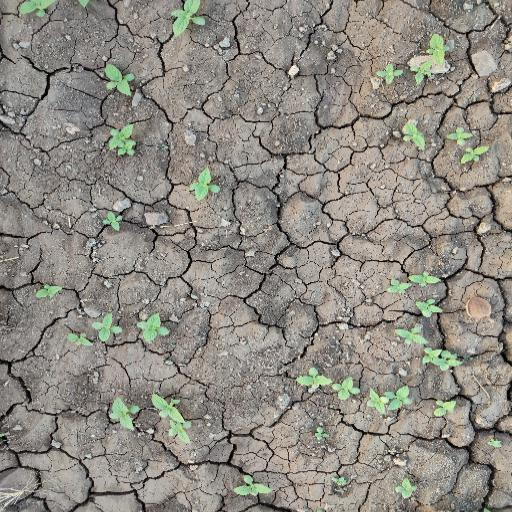
#> input picture openCV_examples/image_add_test/agri_0_5401.jpeg, 512 x 512 px
$ python -i rotate.py   (imports and definitions only)
#> lines starting #> are read from the running program, lines starting #| are printed output that depends on the picture
import cv2
import numpy as np
import re
import json
import copy
import os


def path_decom(file_path):
    """
    "path/[a-zA-Z0-9_-]+.*" 형식의
    파일 경로를 파일명, 파일 확장자, 디렉토리 경로로 분리함

    Args:
        file_path: 파일 경로, str 객체

    Returns:
        (파일명, 파일 확장자, 디렉토리 경로) 형식의 튜플 반환
        이때 튜플의 각 성분은 str 객체이다.
    """
    filename_re = re.compile(r'(?<=/)[a-zA-Z0-9_-]+(?=\..+$)')
    filename_match = filename_re.search(file_path)
    filename_index = filename_match.span()

    filename = file_path[filename_index[0]: filename_index[1]]
    filename_extension = file_path[filename_index[1]:]
    directory_path = file_path[:filename_index[0]]
    return filename, filename_extension, directory_path


def save_rotate(img_path):
    """
    "path/[a-zA-Z0-9_-]+.*" 형식의 이미지 경로를 읽어
    시계방향으로 90도, 180도, 270도 회전한 이미지를
    각각 [a-zA-Z0-9_-]+_r90.*, [a-zA-Z0-9_-]+_r180.*, [a-zA-Z0-9_-]+_r270.*
    의 파일명으로 같은 디렉토리에 각각 저장함

    Args:
        img_path: 이미지 파일 경로, str 객체
    """
    filename, filename_extension, directory_path = path_decom(img_path)

    clock90_path = directory_path + filename + '_r90' + filename_extension
    clock180_path = directory_path + filename + '_r180' + filename_extension
    clock270_path = directory_path + filename + '_r270' + filename_extension

    img_bgr = cv2.imread(img_path)
#> img_bgr is the input picture: shape (512, 512, 3); mean B, G, R 130.4, 138.4, 142
    img_clock90 = cv2.rotate(img_bgr, cv2.ROTATE_90_CLOCKWISE)
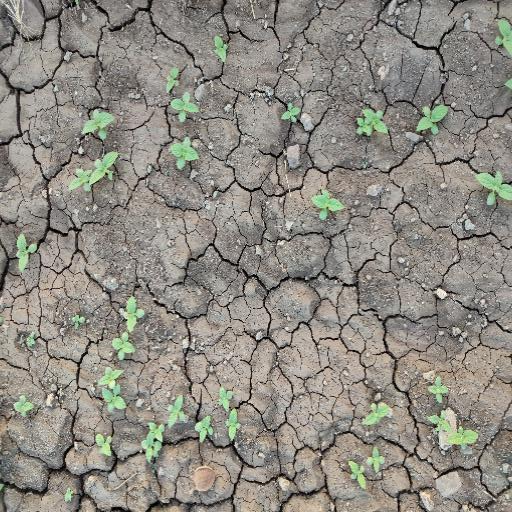
#> img_clock90: shape (512, 512, 3); mean B, G, R 130.4, 138.4, 142
    img_clock180 = cv2.rotate(img_bgr, cv2.ROTATE_180)
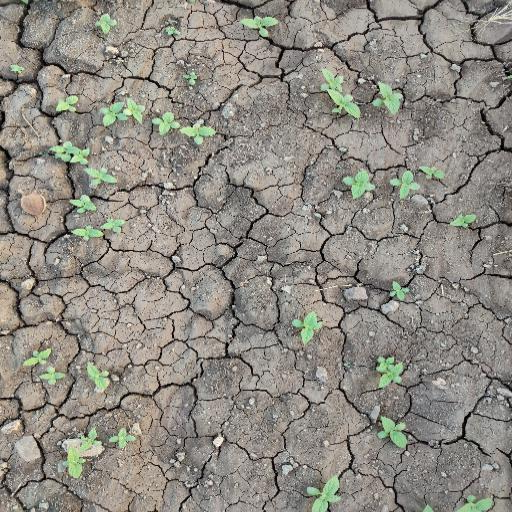
#> img_clock180: shape (512, 512, 3); mean B, G, R 130.4, 138.4, 142
    img_clock270 = cv2.rotate(img_bgr, cv2.ROTATE_90_COUNTERCLOCKWISE)
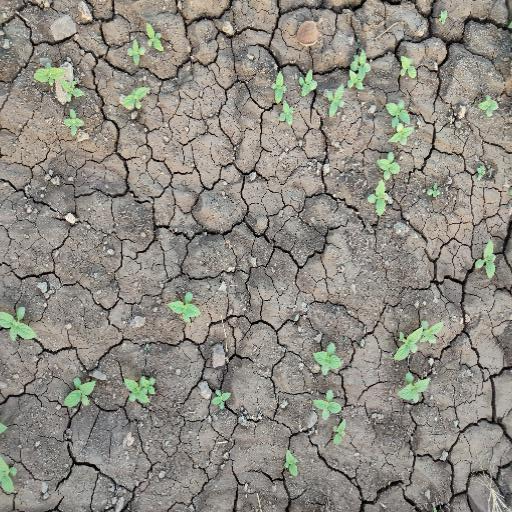
#> img_clock270: shape (512, 512, 3); mean B, G, R 130.4, 138.4, 142

    cv2.imwrite(clock90_path, img_clock90)
    cv2.imwrite(clock180_path, img_clock180)
    cv2.imwrite(clock270_path, img_clock270)


# [19 lines left out: function rotation_point, not called in this run]


def is_labeled(dir_path):
    pass
    # todo: 라벨링 파일 무결성 검사(json 파일과 이미지 파일의 수가 일치하는지
    # todo: 같은 이미지 파일 이름에 대한 json 파일이 존재하는지


# [62 lines left out: function rotation_json, not called in this run]

# [3 lines not run here, left out]

>>> result = save_rotate('../openCV_examples/image_add_test/agri_0_5401.jpeg')

$ run again, on openCV_examples/image_add_test/for_rec_r180.jpg
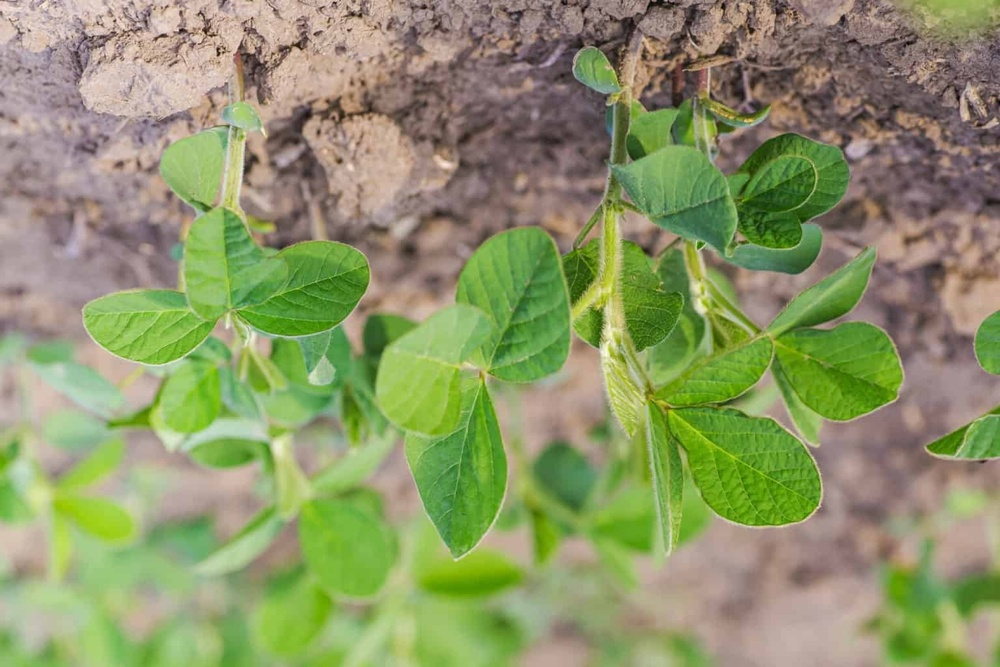
#> input picture openCV_examples/image_add_test/for_rec_r180.jpg, 1000 x 667 px, shrunk from 1536 x 1024 before the run
#> in save_rotate, img_bgr is the input picture: shape (667, 1000, 3); mean B, G, R 104.4, 149.7, 141.3
#> in save_rotate, `img_clock180 = cv2.rotate(img_bgr, cv2.ROTATE_180)`:
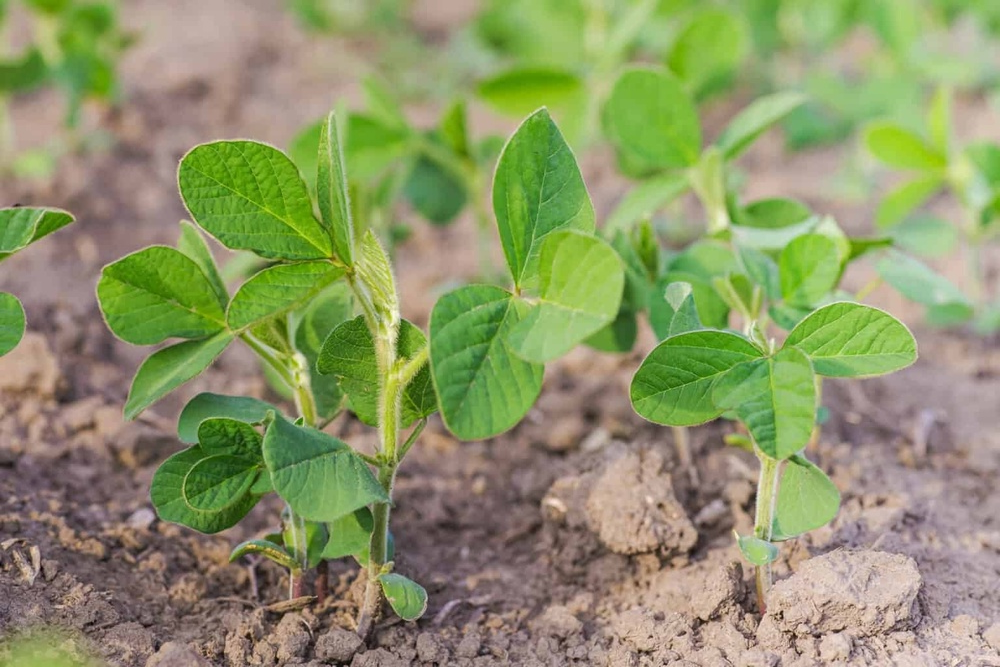
#> img_clock180: shape (667, 1000, 3); mean B, G, R 104.4, 149.7, 141.3
#> in save_rotate, `img_clock270 = cv2.rotate(img_bgr, cv2.ROTATE_90_COUNTERCLOCKWISE)`:
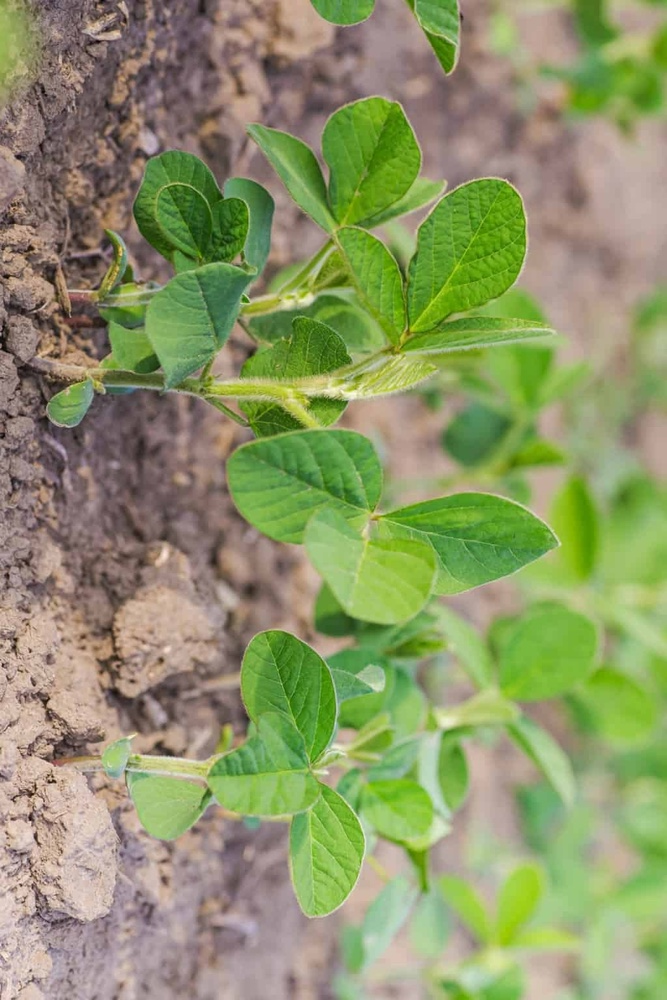
#> img_clock270: shape (1000, 667, 3); mean B, G, R 104.4, 149.7, 141.3

$ run again, on openCV_examples/image_add_test/for_rec_r270.jpg
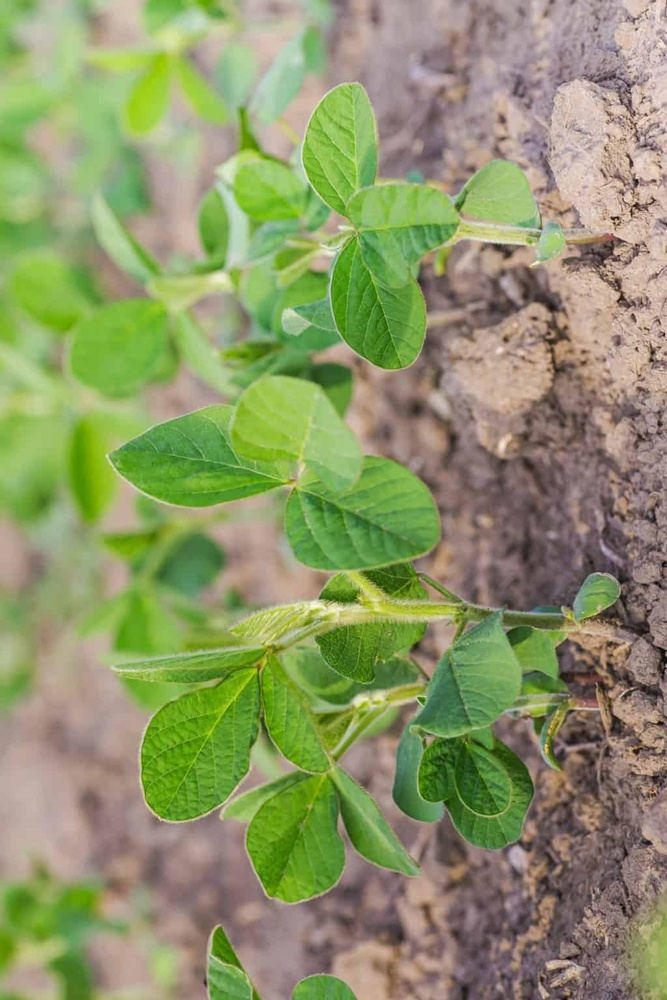
#> input picture openCV_examples/image_add_test/for_rec_r270.jpg, 667 x 1000 px, shrunk from 1024 x 1536 before the run
#> in save_rotate, img_bgr is the input picture: shape (1000, 667, 3); mean B, G, R 104.4, 149.7, 141.3
#> in save_rotate, `img_clock180 = cv2.rotate(img_bgr, cv2.ROTATE_180)`:
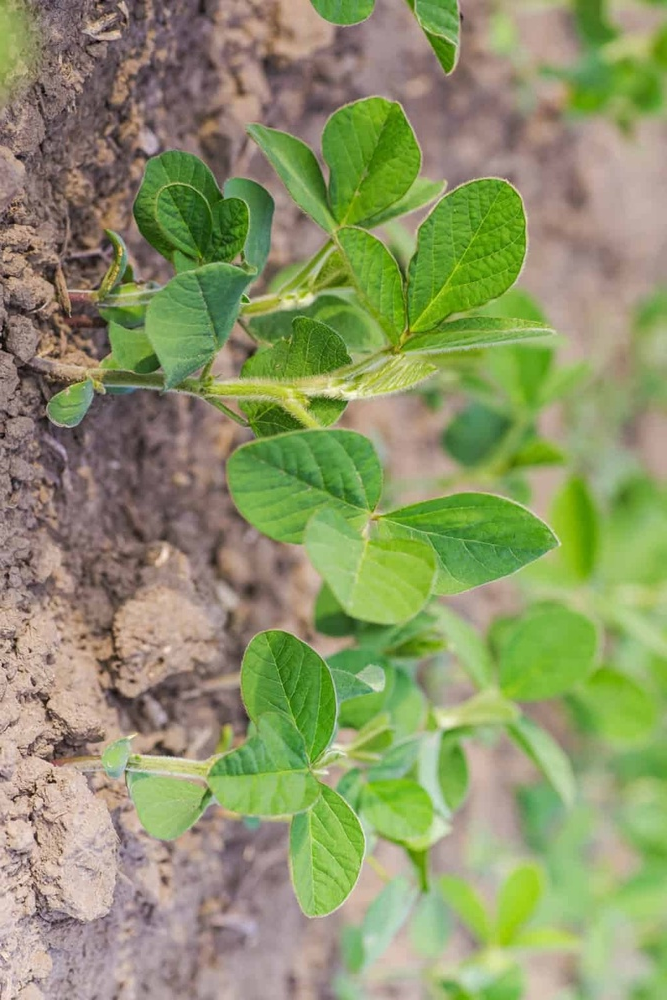
#> img_clock180: shape (1000, 667, 3); mean B, G, R 104.4, 149.7, 141.3
#> in save_rotate, `img_clock270 = cv2.rotate(img_bgr, cv2.ROTATE_90_COUNTERCLOCKWISE)`:
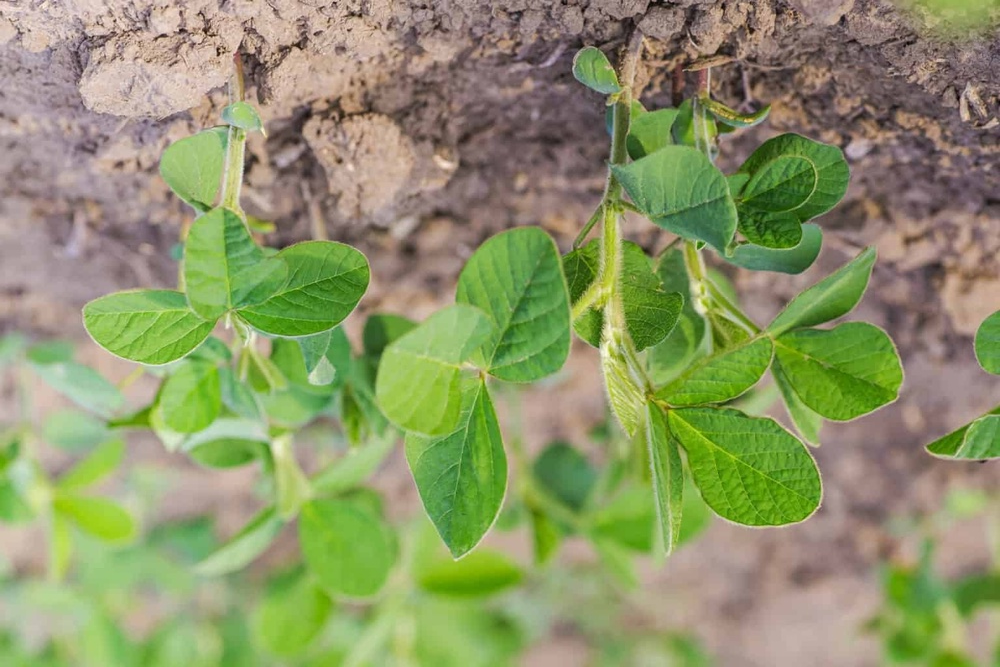
#> img_clock270: shape (667, 1000, 3); mean B, G, R 104.4, 149.7, 141.3

$ run again, on openCV_examples/image_add_test/for_rec_r90.jpg
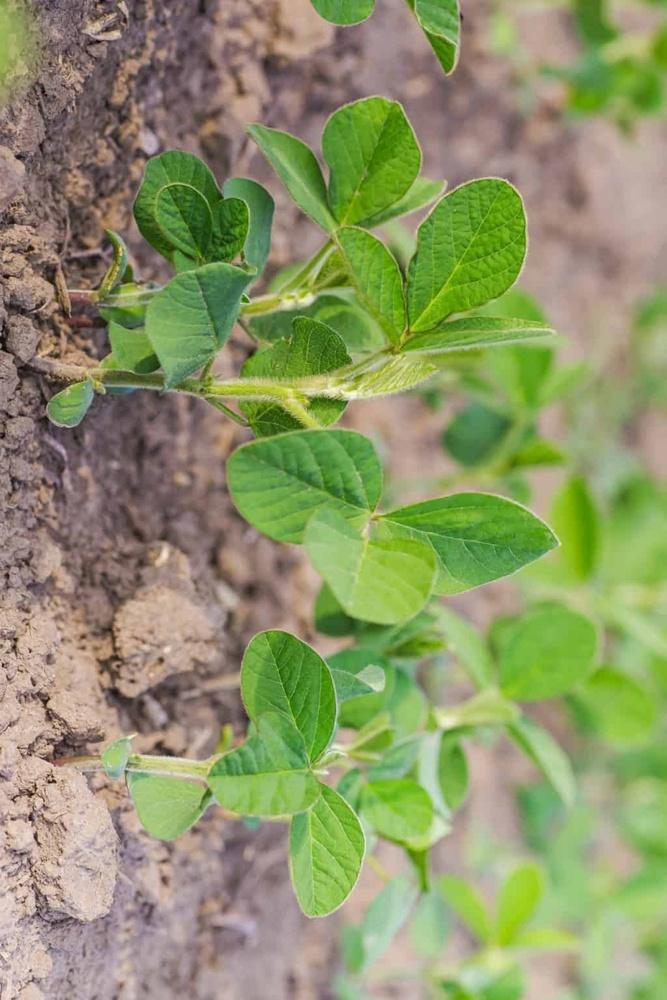
#> input picture openCV_examples/image_add_test/for_rec_r90.jpg, 667 x 1000 px, shrunk from 1024 x 1536 before the run
#> in save_rotate, img_bgr is the input picture: shape (1000, 667, 3); mean B, G, R 104.4, 149.6, 141.3
#> in save_rotate, `img_clock180 = cv2.rotate(img_bgr, cv2.ROTATE_180)`:
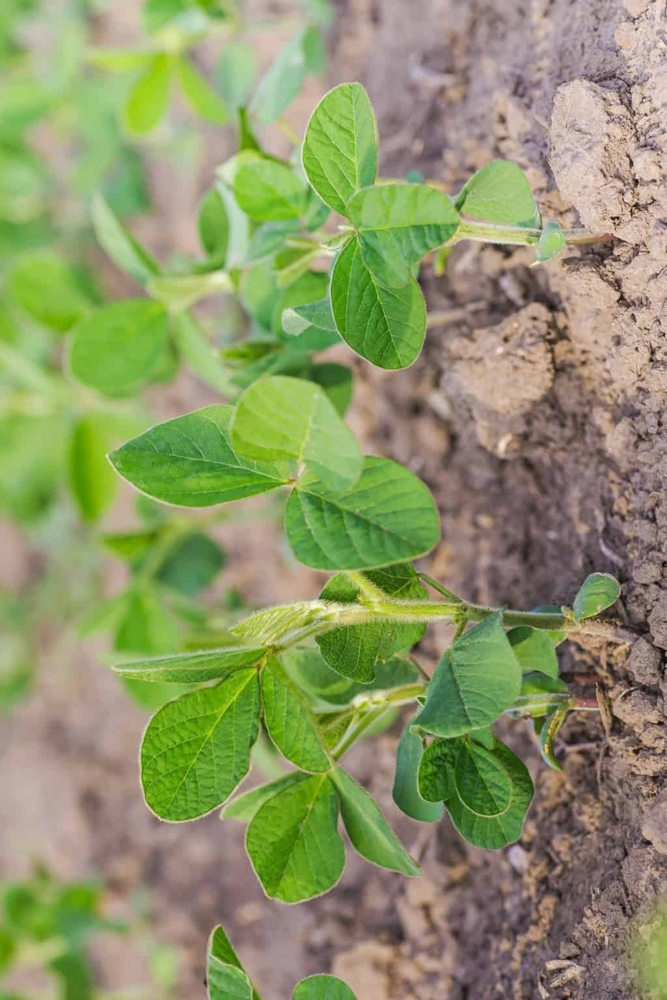
#> img_clock180: shape (1000, 667, 3); mean B, G, R 104.4, 149.6, 141.3
#> in save_rotate, `img_clock270 = cv2.rotate(img_bgr, cv2.ROTATE_90_COUNTERCLOCKWISE)`:
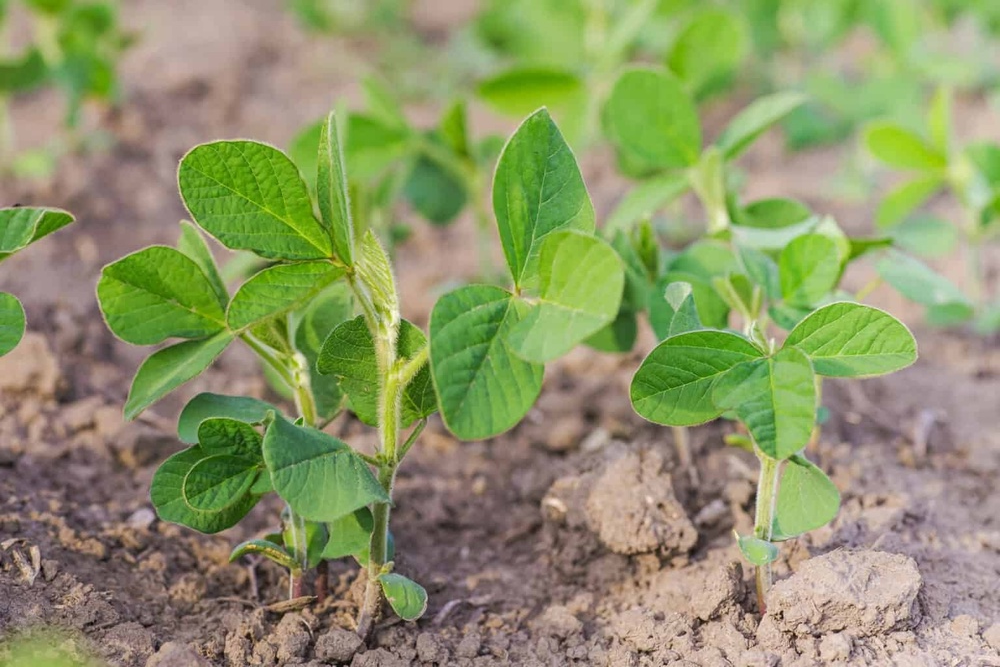
#> img_clock270: shape (667, 1000, 3); mean B, G, R 104.4, 149.6, 141.3
